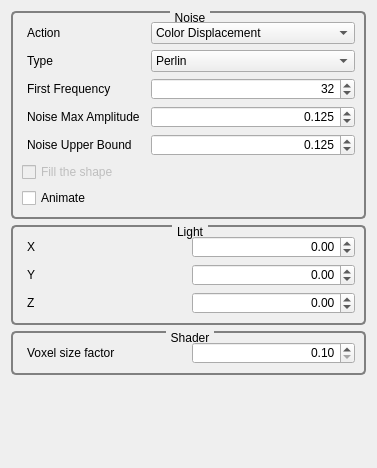
<?xml version="1.0" encoding="UTF-8"?>
<ui version="4.0">
 <class>GvQCustomEditor</class>
 <widget class="QWidget" name="GvQCustomEditor">
  <property name="geometry">
   <rect>
    <x>0</x>
    <y>0</y>
    <width>377</width>
    <height>468</height>
   </rect>
  </property>
  <property name="windowTitle">
   <string>Custom Editor</string>
  </property>
  <property name="styleSheet">
   <string>QGroupBox
{
     background-color: qlineargradient(x1: 0, y1: 0, x2: 0, y2: 1,
                                       stop: 0 #E0E0E0, stop: 1 #FFFFFF);
     border: 2px solid gray;
     border-radius: 5px;
     margin-top: 1ex; /* leave space at the top for the title */
 }

 QGroupBox::title
{
	 subcontrol-origin: margin;
     subcontrol-position: top center; /* position at the top center */
     padding: 0 3px;
     background-color: qlineargradient(x1: 0, y1: 0, x2: 0, y2: 1,
                                       stop: 0 #FFOECE, stop: 1 #FFFFFF);
 }

QLabel
{
	border-radius: 4px;
	padding: 2px;
 }
</string>
  </property>
  <layout class="QVBoxLayout" name="verticalLayout">
   <item>
    <widget class="QGroupBox" name="groupBox_4">
     <property name="title">
      <string>Noise</string>
     </property>
     <layout class="QFormLayout" name="formLayout">
      <property name="fieldGrowthPolicy">
       <enum>QFormLayout::AllNonFixedFieldsGrow</enum>
      </property>
      <item row="1" column="0">
       <widget class="QLabel" name="label_3">
        <property name="text">
         <string>Type</string>
        </property>
       </widget>
      </item>
      <item row="1" column="1">
       <widget class="QComboBox" name="_noiseComboBox">
        <property name="editable">
         <bool>false</bool>
        </property>
        <property name="currentIndex">
         <number>0</number>
        </property>
        <item>
         <property name="text">
          <string>Perlin</string>
         </property>
        </item>
        <item>
         <property name="text">
          <string>Absolute value</string>
         </property>
        </item>
        <item>
         <property name="text">
          <string>1 - Absolute Value</string>
         </property>
        </item>
        <item>
         <property name="text">
          <string>Constant -1</string>
         </property>
        </item>
        <item>
         <property name="text">
          <string>Constant 1</string>
         </property>
        </item>
       </widget>
      </item>
      <item row="3" column="0">
       <widget class="QLabel" name="label_9">
        <property name="text">
         <string>First Frequency</string>
        </property>
       </widget>
      </item>
      <item row="3" column="1">
       <widget class="QDoubleSpinBox" name="_noiseFirstFrequencySpinBox">
        <property name="alignment">
         <set>Qt::AlignRight|Qt::AlignTrailing|Qt::AlignVCenter</set>
        </property>
        <property name="decimals">
         <number>0</number>
        </property>
        <property name="minimum">
         <double>1.000000000000000</double>
        </property>
        <property name="maximum">
         <double>999.000000000000000</double>
        </property>
        <property name="singleStep">
         <double>1.000000000000000</double>
        </property>
        <property name="value">
         <double>32.000000000000000</double>
        </property>
       </widget>
      </item>
      <item row="5" column="0">
       <widget class="QLabel" name="label_10">
        <property name="text">
         <string>Noise Max Amplitude</string>
        </property>
       </widget>
      </item>
      <item row="5" column="1">
       <widget class="QDoubleSpinBox" name="_noiseShellWidthSpinBox">
        <property name="alignment">
         <set>Qt::AlignRight|Qt::AlignTrailing|Qt::AlignVCenter</set>
        </property>
        <property name="decimals">
         <number>3</number>
        </property>
        <property name="minimum">
         <double>0.000000000000000</double>
        </property>
        <property name="maximum">
         <double>999.000000000000000</double>
        </property>
        <property name="singleStep">
         <double>0.001000000000000</double>
        </property>
        <property name="value">
         <double>0.125000000000000</double>
        </property>
       </widget>
      </item>
      <item row="6" column="0">
       <widget class="QLabel" name="_labelNoiseUpperBound">
        <property name="text">
         <string>Noise Upper Bound</string>
        </property>
       </widget>
      </item>
      <item row="6" column="1">
       <widget class="QDoubleSpinBox" name="_noiseShellWidthUpperBoundSpinBox">
        <property name="enabled">
         <bool>true</bool>
        </property>
        <property name="layoutDirection">
         <enum>Qt::LeftToRight</enum>
        </property>
        <property name="alignment">
         <set>Qt::AlignRight|Qt::AlignTrailing|Qt::AlignVCenter</set>
        </property>
        <property name="decimals">
         <number>3</number>
        </property>
        <property name="minimum">
         <double>0.010000000000000</double>
        </property>
        <property name="maximum">
         <double>1.000000000000000</double>
        </property>
        <property name="singleStep">
         <double>0.001000000000000</double>
        </property>
        <property name="value">
         <double>0.125000000000000</double>
        </property>
       </widget>
      </item>
      <item row="8" column="0">
       <widget class="QCheckBox" name="_noiseFillTheShapeCheckBox">
        <property name="enabled">
         <bool>false</bool>
        </property>
        <property name="text">
         <string>Fill the shape</string>
        </property>
       </widget>
      </item>
      <item row="0" column="1">
       <widget class="QComboBox" name="_noiseActionDisplacement">
        <item>
         <property name="text">
          <string>Color Displacement</string>
         </property>
        </item>
        <item>
         <property name="text">
          <string>Normal Displacement</string>
         </property>
        </item>
       </widget>
      </item>
      <item row="0" column="0">
       <widget class="QLabel" name="label_2">
        <property name="text">
         <string>Action</string>
        </property>
       </widget>
      </item>
      <item row="9" column="0">
       <widget class="QCheckBox" name="_animateCheckBox">
        <property name="text">
         <string>Animate</string>
        </property>
       </widget>
      </item>
     </layout>
    </widget>
   </item>
   <item>
    <widget class="QGroupBox" name="groupBox_2">
     <property name="title">
      <string>Light</string>
     </property>
     <layout class="QGridLayout" name="gridLayout_2">
      <item row="0" column="1">
       <widget class="QDoubleSpinBox" name="_lightXDoubleSpinBox">
        <property name="alignment">
         <set>Qt::AlignRight|Qt::AlignTrailing|Qt::AlignVCenter</set>
        </property>
        <property name="minimum">
         <double>-99.989999999999995</double>
        </property>
        <property name="singleStep">
         <double>0.100000000000000</double>
        </property>
       </widget>
      </item>
      <item row="1" column="0">
       <widget class="QLabel" name="label_5">
        <property name="text">
         <string>Y</string>
        </property>
       </widget>
      </item>
      <item row="1" column="1">
       <widget class="QDoubleSpinBox" name="_lightYDoubleSpinBox">
        <property name="alignment">
         <set>Qt::AlignRight|Qt::AlignTrailing|Qt::AlignVCenter</set>
        </property>
        <property name="minimum">
         <double>-99.989999999999995</double>
        </property>
        <property name="singleStep">
         <double>0.100000000000000</double>
        </property>
       </widget>
      </item>
      <item row="2" column="0">
       <widget class="QLabel" name="label_6">
        <property name="text">
         <string>Z</string>
        </property>
       </widget>
      </item>
      <item row="2" column="1">
       <widget class="QDoubleSpinBox" name="_lightZDoubleSpinBox">
        <property name="alignment">
         <set>Qt::AlignRight|Qt::AlignTrailing|Qt::AlignVCenter</set>
        </property>
        <property name="minimum">
         <double>-99.989999999999995</double>
        </property>
        <property name="singleStep">
         <double>0.100000000000000</double>
        </property>
       </widget>
      </item>
      <item row="0" column="0">
       <widget class="QLabel" name="label_4">
        <property name="text">
         <string>X</string>
        </property>
       </widget>
      </item>
     </layout>
    </widget>
   </item>
   <item>
    <widget class="QGroupBox" name="groupBox_3">
     <property name="title">
      <string>Shader</string>
     </property>
     <layout class="QGridLayout" name="gridLayout_3">
      <item row="0" column="1">
       <widget class="QDoubleSpinBox" name="_voxelSizeMultiplierDoubleSpinBox">
        <property name="alignment">
         <set>Qt::AlignRight|Qt::AlignTrailing|Qt::AlignVCenter</set>
        </property>
        <property name="minimum">
         <double>0.100000000000000</double>
        </property>
        <property name="maximum">
         <double>10.000000000000000</double>
        </property>
        <property name="singleStep">
         <double>0.100000000000000</double>
        </property>
       </widget>
      </item>
      <item row="0" column="0">
       <widget class="QLabel" name="label_11">
        <property name="text">
         <string>Voxel size factor</string>
        </property>
       </widget>
      </item>
     </layout>
    </widget>
   </item>
   <item>
    <spacer name="verticalSpacer">
     <property name="orientation">
      <enum>Qt::Vertical</enum>
     </property>
     <property name="sizeHint" stdset="0">
      <size>
       <width>20</width>
       <height>40</height>
      </size>
     </property>
    </spacer>
   </item>
  </layout>
  <zorder>groupBox_2</zorder>
  <zorder>groupBox_4</zorder>
  <zorder>groupBox_3</zorder>
 </widget>
 <resources/>
 <connections/>
</ui>
